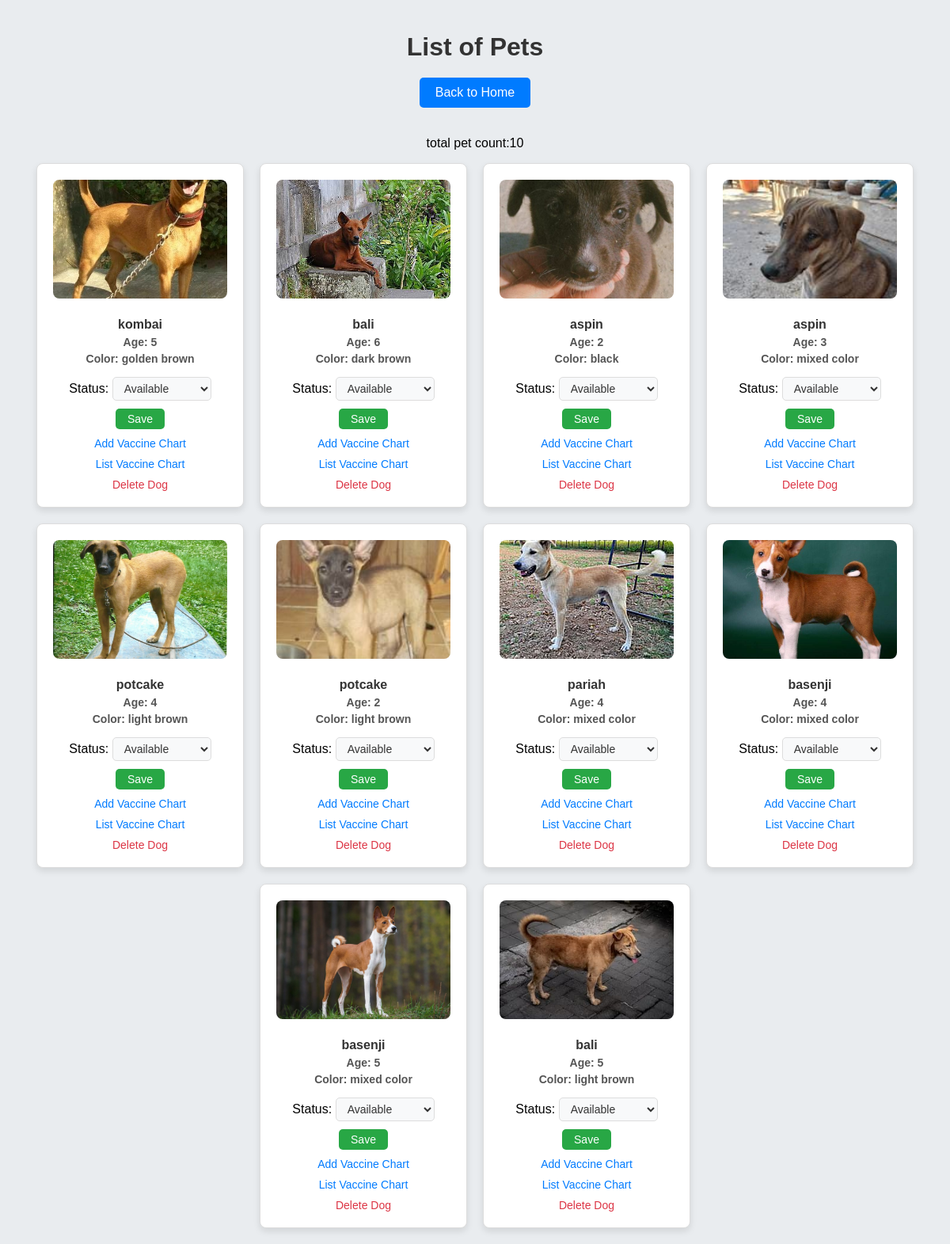
The app's page /list_dogs/ (signed in) with its own data.
### shop/models.py (models this page shows, shortened)
class Pet(models.Model):
    muncipality=models.ForeignKey(Muncipality, on_delete=models.CASCADE, related_name="addpet")
    dogname = models.CharField(max_length=100)
    age = models.IntegerField()
    gender = models.CharField(max_length=100)
    color = models.CharField(max_length=100)
    breed = models.CharField(max_length=100)
    image = models.ImageField(upload_to='dog_image/',)
    qr_code = models.ImageField(upload_to='qr_codes/', blank=True, null=True)
    status = models.CharField(max_length=100)

### shop/views.py (the view)
# urls.py: path('list_dogs/', views.list_dogs, name='list_dogs'),
def list_dogs(request):
    muncipality_name = request.session.get('username')
    if muncipality_name:
        muncipality = Muncipality.objects.filter(username=muncipality_name).first()
        if not muncipality:
            return render(request, 'muncipality_login.html')
        pets = Pet.objects.filter(muncipality=muncipality)  # Use the foreign key to filter pets
        return render(request, 'list_dogs.html', {'p': pets})
    return render(request, 'muncipality_login.html')

### shop/templates/list_dogs.html (shortened to what this page needs)
<!DOCTYPE html>
<html>
<head>
</head>
<body>
    <h1>List of Pets</h1>
    <a href="{% url 'muncipalityhome' %}" class="back-home">Back to Home</a>
    <div>
        <p>total pet count:{{p|length}}</p>
    </div>
    <div class="pet-list">
        {% if p %}
            {% for pet in p %}
            <div class="pet-card">
                {% if pet.image %}
                <img src="{{ pet.image.url }}" alt="Image of a {{ pet.breed }} dog">
                {% else %}
                <p>No image available</p>
                {% endif %}
                <div class="breed-name">{{ pet.breed }}</div>
                <div class="pet-details">Age: {{ pet.age }}</div>
                <div class="pet-details">Color: {{ pet.color }}</div>
                <form action="{% url 'update_pet_status' pet.id %}" method="post" class="status-form">
                    <label for="status">Status:</label>
                    <select name="status" id="status">
                        <option value="Available" {% if pet.status == "Available" %}selected{% endif %}>Available</option>
                    </select>
                    <button type="submit" style="
                        padding: 5px 15px;
                        margin-top: 10px;
                        background-color: #28a745;
                        color: white;
                        border: none;
                        border-radius: 5px;
                        font-size: 14px;
                        cursor: pointer;">
                        Save
                    </button>
                </form>
                <a href="{% url 'addvaccination' pet.id %}" class="link-button">Add Vaccine Chart</a>
                <a href="{% url 'vaccine_list' pet.id %}" class="link-button">List Vaccine Chart</a>
                <a href="{% url 'delete_dogs' pet.id %}" class="link-button" style="color: #dc3545;">Delete Dog</a>
            </div>
            {% endfor %}
        {% else %}
            <p>No pets available.</p>
        {% endif %}
    </div>
</body>
</html>

### shop/templates/list_dogs.html (style rules this page uses)
body { font-family: Arial, sans-serif; background-color: #e9ecef; margin: 0; padding: 20px; display: flex; flex-direction: column; align-items: center; justify-content: center; }
h1 { color: #333; text-align: center; margin-bottom: 20px; }
.back-home { text-decoration: none; background-color: #007bff; color: white; padding: 10px 20px; border-radius: 5px; margin-bottom: 20px; font-size: 16px; }
.pet-list { display: flex; flex-wrap: wrap; justify-content: center; gap: 20px; }
.pet-card { background-color: #ffffff; border: 1px solid #ddd; border-radius: 8px; width: 220px; padding: 20px; text-align: center; box-shadow: 0 4px 8px rgba(0, 0, 0, 0.1); transition: box-shadow 0.3s ease; }
.pet-card img { border-radius: 8px; width: 100%; height: 150px; object-fit: cover; margin-bottom: 15px; }
.breed-name, .pet-details { font-weight: bold; font-size: 16px; margin: 5px 0; color: #333; }
.pet-details { font-size: 14px; color: #555; }
.status-form select { padding: 5px 10px; border-radius: 5px; border: 1px solid #ddd; background-color: #f8f9fa; color: #333; font-size: 14px; }
.status-form { margin-top: 10px; display: inline-block; }
.link-button { color: #007bff; text-decoration: none; font-size: 14px; margin-top: 10px; display: block; transition: color 0.3s ease; }

### records on screen
Pet: image (picture), breed "kombai", age "5", color "golden brown"
Pet: image (picture), breed "bali", age "6", color "dark brown"
Pet: image (picture), breed "aspin", age "2", color "black"
Pet: image (picture), breed "aspin", age "3", color "mixed color"
Pet: image (picture), breed "potcake", age "4", color "light brown"
Pet: image (picture), breed "potcake", age "2", color "light brown", status "Available"
Pet: image (picture), breed "pariah", age "4", color "mixed color"
Pet: image (picture), breed "basenji", age "4", color "mixed color", status "Available"
Pet: image (picture), breed "basenji", age "5", color "mixed color"
Pet: image (picture), breed "bali", age "5", color "light brown"

### other values on screen
{{ p|length }} "10"
